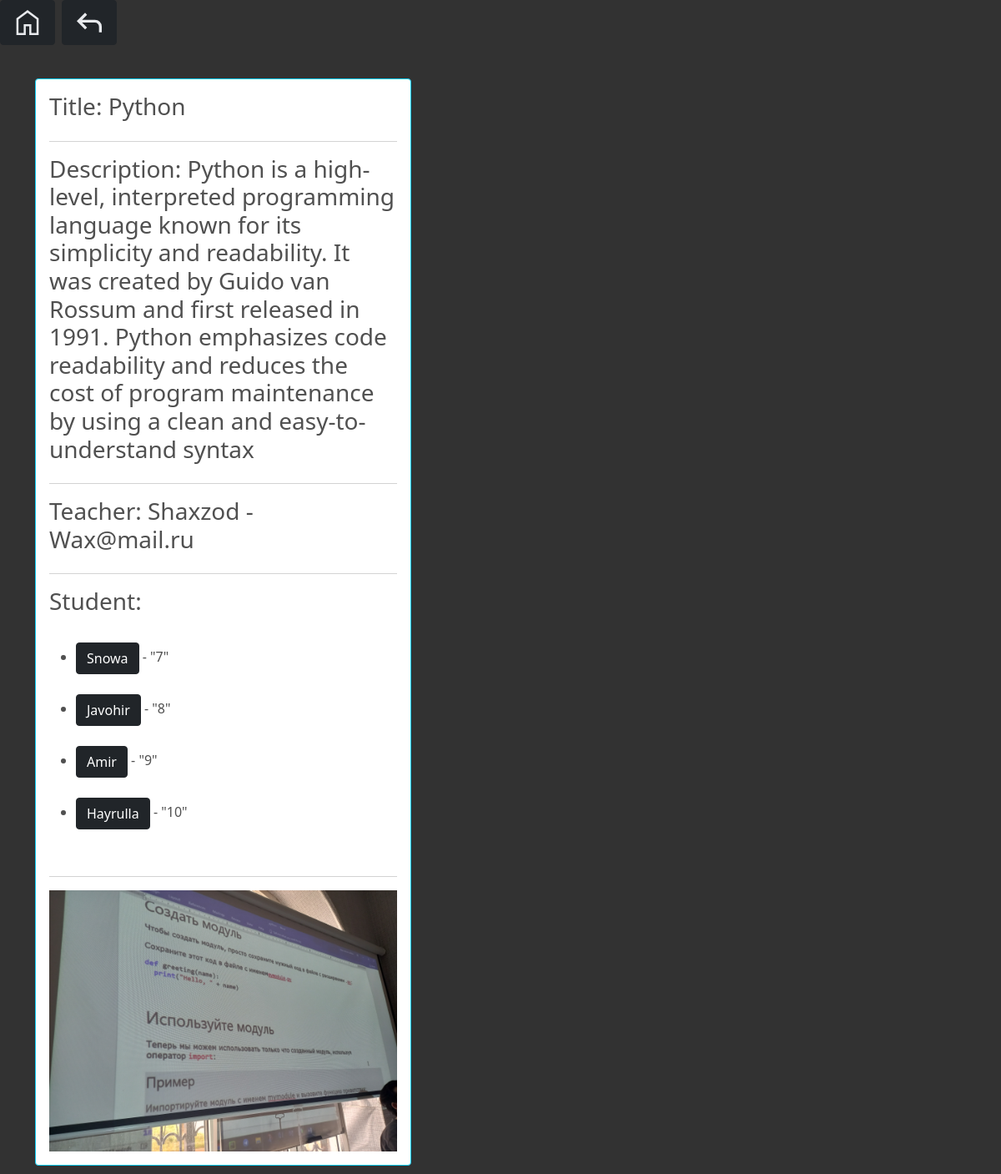
The app's page /courses/7/ with its own data.
### app/models.py (models this page shows, shortened)
class Course(models.Model):
    title = models.CharField(max_length=200)
    description = models.TextField(blank=True)
    teacher = models.ForeignKey(Teacher, on_delete=models.CASCADE, related_name='courses')
    image = models.ImageField(upload_to='images/')

class Teacher(models.Model):
    name = models.CharField(max_length=100)
    email = models.EmailField(unique=True)
    image = models.ImageField(upload_to='images/')

class Student(models.Model):
    name = models.CharField(max_length=100)
    email = models.EmailField(unique=True)
    courses = models.ManyToManyField(Course, related_name='students')
    image = models.ImageField(upload_to='images/')

### app/views.py (the view)
# urls.py: path('courses/<pk>/', views.course_detail, name='course_detail'),
def course_detail(request, pk):
    course = Course.objects.get(pk=pk)
    return render(request, 'app/course_detail.html', {'course': course})

### app/templates/app/course_detail.html (shortened to what this page needs)
{% block content %}
<html lang="en">
<head>
    <link href="https://cdn.jsdelivr.net/npm/bootstrap@5.0.0-beta2/dist/css/bootstrap.min.css" rel="stylesheet"
>
</head>
<pre><a href="http://127.0.0.1:8000/"><button class="btn btn-dark"><svg xmlns="http://www.w3.org/2000/svg" height="40px" viewBox="0 -960 960 960" width="40px" fill="#e8eaed"><path d="M220-180h150v-250h220v250h150v-390L480-765 220-570v390Zm-60 60v-480l320-240 320 240v480H530v-250H430v250H160Zm320-353Z"/></svg></button></a> <a href="http://127.0.0.1:8000/courses"><button class="btn btn-dark"><svg xmlns="http://www.w3.org/2000/svg" height="40px" viewBox="0 -960 960 960" width="40px" fill="#e8eaed"><path d="M760-200v-160q0-50-35-85t-85-35H273l144 144-57 56-240-240 240-240 57 56-144 144h367q83 0 141.5 58.5T840-360v160h-80Z"/></svg></button></a></pre>
<br>
<body style="background-color: rgb(50, 50, 50);">
<div class="container">
    <div class="row" id="profile-wrapper" style="color: rgb(80, 80, 80);">
        <div class="col-md-5">
            <div class="card card-body h-1 border-info">
                <h3>Title: {{ course.title }} </h3>
                <hr>
                  <h3>Description: {{ course.description }}</h3>
                <hr>
                  <h3>Teacher: {{ course.teacher.name }} - {{ course.teacher.email }}</h3>
                <hr>
                <h3>Student:</h3>
                <br>
<ul>
                {% for student in course.students.all %}
                <li>
<a href="{% url 'student_detail' student.pk %}"><button class="btn btn-dark">{{ student.name }}</button></a> - "{{ student.pk }}"
                    <br>
                    <br>
                </li>
                {% endfor %}
</ul>
                <hr>
                    <div class="col-md-6">
                        <img src="{{ course.image.url }}" alt="" height="100%" width="200%">
                    </div>
            </div>
        </div>
    </div>
</div>
<br>
{% endblock %}

### records on screen
Course: title "Python", description "Python is a high-level, interpreted programming language known for its simplicity and readability. It was created by Guido van Rossum and first released in 1991. Python emphasizes code readability and reduces the cost of program maintenance by using a clean and easy-to-understand syntax", teacher.name "Shaxzod", teacher.email "Wax@mail.ru", image (picture)
Student: name "Snowa", pk "7"
Student: name "Javohir", pk "8"
Student: name "Amir", pk "9"
Student: name "Hayrulla", pk "10"
